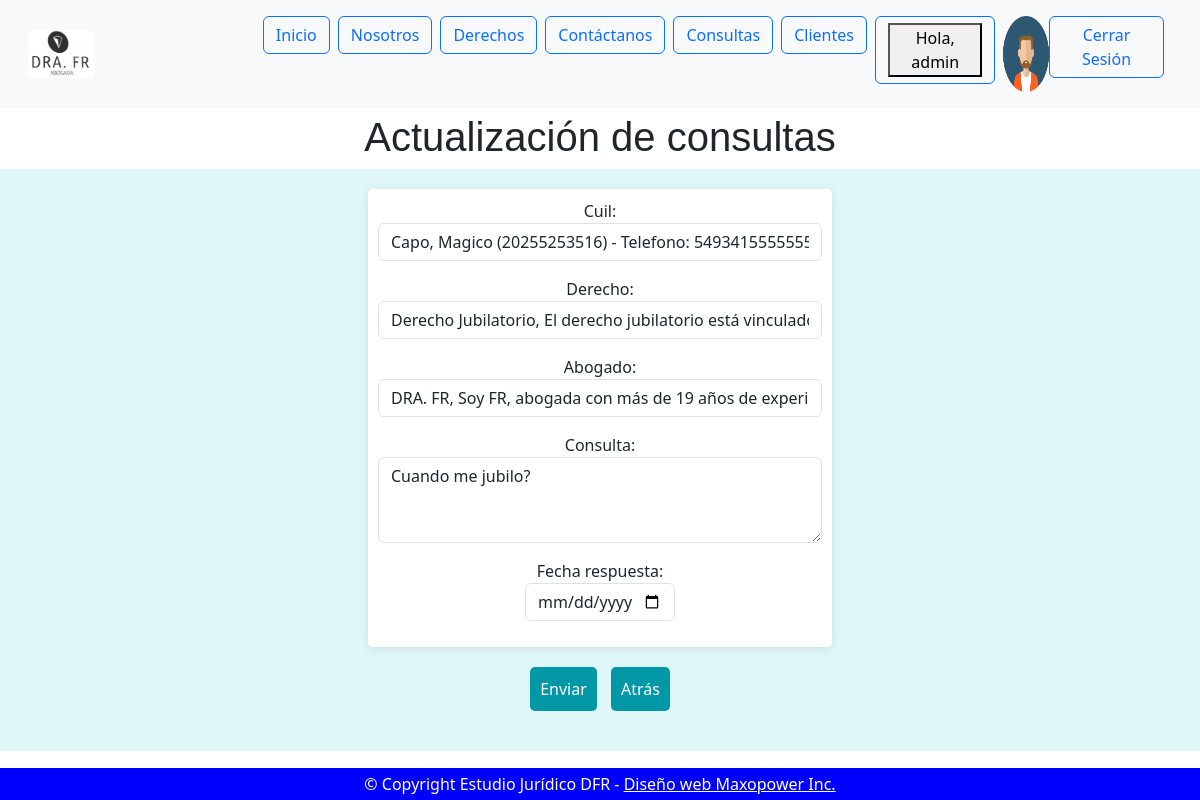
Before: /consultas/consultas/update/1 (signed in) with the older database file.
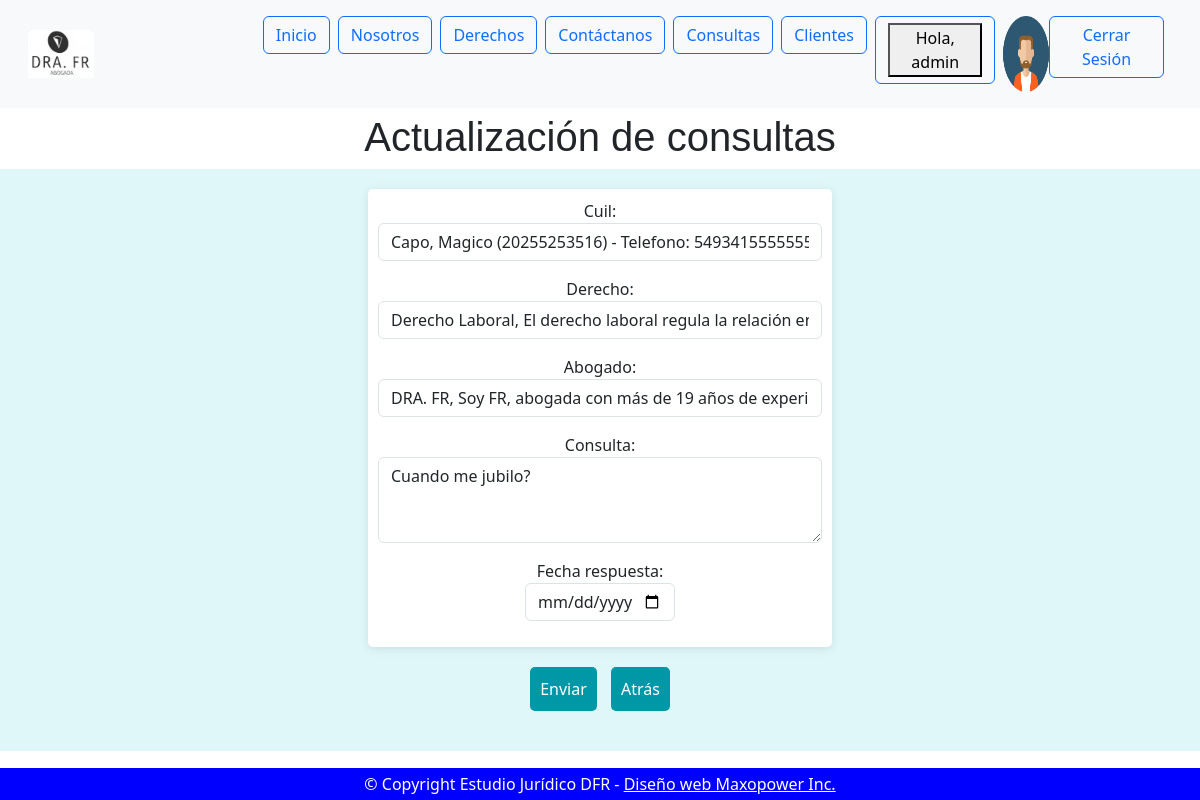
After: the same page with the newer database file.
### consultas/models.py (models this page shows, shortened)
class Consulta(models.Model):
    class Estado(models.TextChoices):
        PENDIENTE = "PENDIENTE", "Pendiente"
        RESPONDIDA = "RESPONDIDA", "Respondida"
    cuil = models.ForeignKey(Cliente, on_delete=models.DO_NOTHING)
    derecho = models.ForeignKey(Derecho, on_delete=models.DO_NOTHING)
    abogado = models.ForeignKey(Nosotros, on_delete=models.DO_NOTHING)
    consulta = models.TextField(max_length=200)
    fecha_consulta = models.DateField(auto_now=True)
    estado_consulta = models.CharField(
        max_length=10, choices=Estado.choices, default=Estado.PENDIENTE
    )
    fecha_respuesta = models.DateField(null=True, blank=True)
    disponible = models.BooleanField(default=True)
    class Meta:
        verbose_name = "Consulta"
        verbose_name_plural = "Consultas"

### consultas/views.py (the view)
# urls.py: path('consultas/update/<int:pk>', ConsultaUpdate.as_view(), name='consulta_update'),
class ConsultaUpdate(LoginRequiredMixin, UpdateView):
    model = Consulta
    form_class = ConsultaForm
    success_url = reverse_lazy('consultas:consulta_list')

### consultas/forms.py (shortened to what this page needs)
class ConsultaForm(forms.ModelForm):
    class Meta:
        model = Consulta
        fields = ['cuil', 'derecho', 'abogado', 'consulta', 'fecha_respuesta']
        widgets = {
            'cuil': forms.Select(attrs={'class': 'form-control'}),
            'derecho': forms.Select(attrs={'class': 'form-control'}),
            'abogado': forms.Select(attrs={'class': 'form-control'}),
            'consulta': forms.Textarea(attrs={'class': 'form-control', 'rows': 3}),  # Área de texto para consulta
            'fecha_respuesta': forms.DateInput(attrs={
                'class': 'form-control',
                'type': 'date',
                'style': 'width: 150px; margin: 0 auto;'  # Ajusta el tamaño y centra
            }),
        }

### clientes/models.py (called while the page is built)
    def __str__(self):
        return (
            f"{self.apellido}, {self.nombre} ({self.cuil}) - Telefono: {self.telefono}"
        )

### derechos/models.py (called while the page is built)
    def __str__(self):
        return f"{self.nombre}, {self.descripcion}: {self.disponible}"

### nosotros/models.py (called while the page is built)
    def __str__(self):
        return f"{self.nombre}, {self.descripcion}, {self.celular}"

### consultas/templates/consultas/consulta_form.html (shortened to what this page needs)
{% extends 'home/base.html' %}
{% block header %}
    {% if form.instance.pk %}
        <h1 style="text-align: center; font-family: Arial, sans-serif; margin-top: 5px;">
            Actualización de consultas
        </h1>
    {% else %}
        <h1 style="text-align: center; font-family: Arial, sans-serif; margin-top: 5px;">
            Agregando consultas
        </h1>
    {% endif %}
{% endblock header %}
{% block main %}
<div style="text-align: center; background-color: #e0f7fa; padding: 20px;">
    <form method="POST" style="margin-bottom: 20px;">
        <table style="margin: 0 auto; width: 40%; border-collapse: collapse; background-color: #ffffff; border-radius: 5px; box-shadow: 0 2px 10px rgba(0,0,0,0.1);">
            <tbody>
                <tr>
                    <td style="padding: 10px;">
                        {{ form.as_p }}
                    </td>
                </tr>
            </tbody>
        </table>
        <div style="margin-top: 20px;">
            <button type="submit" style="padding: 10px; background-color: #0097a7; border: none; border-radius: 5px; color: white; margin-right: 10px;">Enviar</button>
            <button style="padding: 10px; background-color: #0097a7; border: none; border-radius: 5px;">
                <a href="{% url 'consultas:consulta_index' %}" style="color: white; text-decoration: none;">Atrás</a>
            </button>
        </div>
    </form>
</div>
{% endblock main %}

Changed rows visible on the page:
changed Consulta "Cuando me jubilo?": derecho "Derecho Jubilatorio, El derecho jubilatorio está vinculado a la seguridad social y protege a los trabajadores cuando alcanzan la edad para jubilarse, es decir, cuando dejan de trabajar después de cumplir con ciertos requisitos. En Argentina, el sistema de jubilaciones está regulado por la Ley 24.241 y otras normas complementarias. Requisitos para Jubilarse Edad: La edad jubilatoria en Argentina es de 65 años para los hombres y 60 años para las mujeres. Aportes: Es necesario haber realizado aportes durante al menos 30 años al sistema previsional (ANSES). Jubilaciones anticipadas: En algunos casos, los trabajadores pueden acceder a una jubilación anticipada, siempre y cuando cumplan con…" → "Derecho Laboral, El derecho laboral regula la relación entre empleadores y empleados, protegiendo a los trabajadores y estableciendo sus derechos y obligaciones. En Argentina, este derecho es tutelado por diversas normas, como la Ley de Contrato de Trabajo (Ley 20.744) y otros convenios colectivos de trabajo. Algunos de los puntos clave son: Contrato de Trabajo Es un acuerdo entre un trabajador y un empleador en el que el primero se compromete a prestar sus servicios a cambio de una remuneración. Existen diferentes tipos de contratos: Contrato por tiempo indeterminado: Es el más común, donde el empleado trabaja sin una fecha de finalización. Contrato a plazo fijo: Tiene una fecha de término…"
